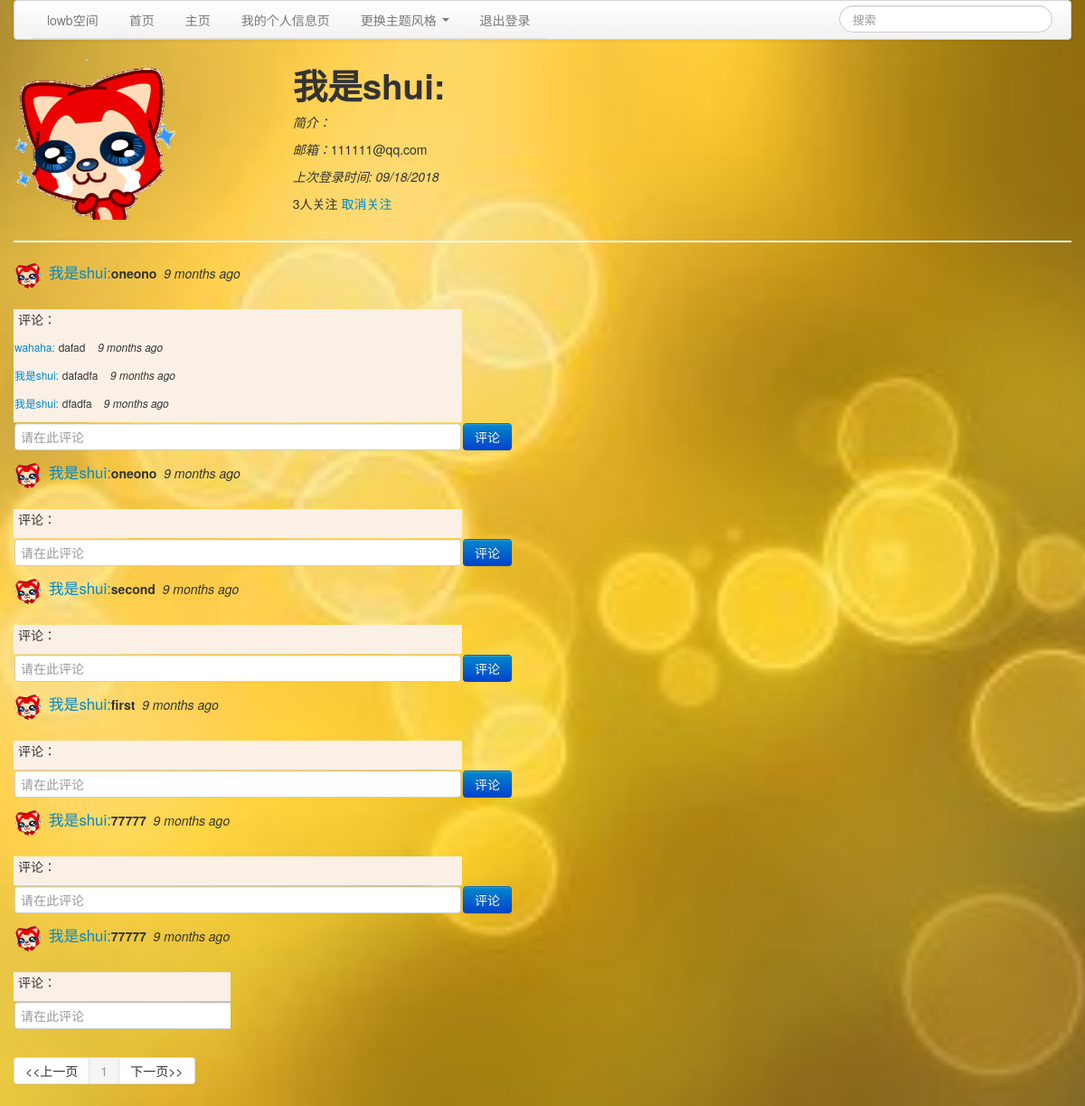
The page /user/我是shui/1 (signed in) on the database its author committed.
### app/models.py (models this page shows, shortened)
class User(db.Model):
	id = db.Column(db.Integer,primary_key=True)
	nickname = db.Column(db.String(64),index= True,unique=True)
	email = db.Column(db.String(120),index= True,unique=True)#对字段修改migrate好像无效
	posts = db.relationship('Post',backref='author',lazy='dynamic')
	about_me = db.Column(db.String(140))
	last_seen = db.Column(db.DateTime)
	fav = db.Column(db.String(64))
	img = db.Column(db.String(64))
	followed =db.relationship('User',
							secondary = followers,
							primaryjoin = (followers.c.follower_id == id),
							secondaryjoin = (followers.c.followed_id == id),
							backref =db.backref('followers',lazy ='dynamic'),
							lazy='dynamic')
	def is_following(self,user):
		return self.followed.filter(followers.c.followed_id == user.id).count() > 0
	def avatar(self):
		return self.img
	def is_authenticated(self):
		return True

class Post(db.Model):
	__searchable__ = ['body']
	id = db.Column(db.Integer,primary_key =True)
	body = db.Column(db.String(140))
	timestamp =db.Column(db.DateTime)
	user_id = db.Column(db.Integer,db.ForeignKey('user.id'))
	mark = db.Column(db.Integer)#设为隐私标记，仅自己可见
	review = db.relationship('Comment', backref='post', lazy='dynamic')
	def post_comments(self):
		return self.review.order_by(Comment.timestamp.desc())

class Comment(db.Model):
	id = db.Column(db.Integer, primary_key=True)
	observer = db.Column(db.String(64),index= True)
	comment_id = db.Column(db.Integer, db.ForeignKey('post.id'))
	content = db.Column(db.String(140))  # 评论功能
	timestamp = db.Column(db.DateTime)

### app/views.py (the view)
@app.route('/user/<nickname>')
@app.route('/user/<nickname>/<int:page>')
@login_required
def user(nickname,page=1):
	user = User.query.filter_by(nickname=nickname).first()
	if user == None:
		flash('用户:'+nickname+'未找到！！')
		return redirect(url_for('index'))
	posts = user.posts.order_by(Post.timestamp.desc()).paginate(page, POSTS_PER_PAGE, False)
	return render_template('user.html',
							user=user,
							background= g.user.fav,
							title='个人信息页',
							posts=posts)

### app/forms.py
class SearchForm(Form):
	search = StringField('search', validators=[DataRequired()])

class CommentForm(Form):
	comment = StringField('comment', validators=[DataRequired()])

### app/momentjs.py (called while the page is built)
	def render(self,format):
		return Markup("<script>\ndocument.write(moment(\"%s\").%s);\n</script>" % (self.timestamp.strftime("%Y-%m-%dT%H:%M:%S Z"), format))

	def calendar(self):
		return self.render("calendar()")

	def fromNow(self):
		return self.render("fromNow()")

### app/views.py (called while the page is built)
@app.before_request
def before_request():
	g.user = current_user
	if g.user.is_authenticated():
		g.user.last_seen = datetime.utcnow()
		db.session.add(g.user)
		db.session.commit()
		g.search_form = SearchForm()
		g.form2 = CommentForm()

@lm.user_loader
def load_user(id):
	return User.query.get(int(id))

### app/templates/user.html
{% extends "base.html"%}
{%block content%}
<table>
    <tr valign="top">
        <td><img src="{{user.avatar()}}"width="178" height="200"></td>
        <td>
			<h1>{{user.nickname}}:</h1>
			<p><i>简介：</i>{% if user.about_me %}{{user.about_me}}</p>{% endif %}
			<p><i>邮箱：</i>{{user.email}}</p>
			{% if user.last_seen %}
			<p><em>上次登录时间: {{momentjs(user.last_seen).calendar()}}</em></p>{% endif %}
			<p>{{user.followers.count()}}人关注
			{% if user.id == g.user.id %}
				<a href="{{url_for('edit')}}">|编辑个人信息</a>
				<a href="{{url_for('change_avatar')}}">|换头像</a>
			{%elif not g.user.is_following(user)%}
				<a href="{{url_for('follow',nickname=user.nickname)}}">关注</a>
			{%else%}
				<a href="{{url_for('unfollow',nickname=user.nickname)}}">取消关注</a>
			{% endif %}
			</p>
		</td>
	</tr>
</table>
<hr>
{% for post in posts.items %}
	{%if post.author.id==g.user.id%}
	{%include 'post.html'%}
	{%elif post.mark==0%}
	{%include 'post.html'%}
	{%endif%}
{% endfor %}
<div class="pagination">
  <ul>
    <li>{% if posts.has_prev %}<a href="{{ url_for('user',nickname=user.nickname,page = posts.prev_num) }}"><<上一页</a>{% else %}<span><<上一页</span>{% endif %}</li>
    {%for p in posts.iter_pages(left_edge=2,left_current=2,right_current=5,right_edge=2)%}
		{% if p %}
			{% if p == posts.page %}
			<li class="active"><a href="{{ url_for('user',nickname=user.nickname,page = p) }}">{{p}}</a></li>
			{% else %}
			<li><a href="{{ url_for('user',nickname=user.nickname,page = p) }}">{{p}}</a></li>
			{%endif%}
		{%endif%}
	{%endfor%}
    <li>{% if posts.has_next %}<a href="{{ url_for('user',nickname=user.nickname,page = posts.next_num) }}">下一页>></a>{% else %}<span>下一页>></span>{% endif %}</li>
  </ul>
</div>
{% endblock %}

### app/templates/base.html (shortened to what this page needs)
<!DOCTYPE html>
<html>
  <head>
    <link href="/static/css/bootstrap.min.css" rel="stylesheet" media="screen">
    <link href="/static/css/bootstrap-responsive.min.css" rel="stylesheet">
  </head>
  <body>
    <div class="container">
      <div class="navbar">
        <div class="navbar-inner">
			<ul class="nav nav-tabs">
				<li class="navbar-header">
					<a class="navbar-brand" href="#">lowb空间</a>
				</li>
				<li>
					<a href="/index">首页</a></li>
				{%if g.user.is_authenticated()%}
				<li>
					<a href="/index">主页</a><li>
				<li>
					<a href="{{url_for('user',nickname=g.user.nickname)}}">我的个人信息页</a><li>
				<li class="dropdown">
					<a class="dropdown-toggle" data-toggle="dropdown" href="#">更换主题风格
						<span class="caret"></span></a>
				<li>
					<a href="{{url_for('logout')}}">退出登录</a><li>
				{% endif %}
			</ul>
		  <div class="nav-collapse collapse">
			{%if g.user.is_authenticated()%}
			<form class="navbar-search pull-right" action="{{url_for('search')}}" method="post" name="search">{{g.search_form.hidden_tag()}}{{g.search_form.search(placeholder="搜索",class="search-query")}}</form>
			{% endif %}
		  </div>
		</div>
	  </div>
      <div class="row">
        <div class="span12">
		  {%block content%}{%endblock%}
		</div>
	  </div>
	</div>
  </body>
</html>

### app/templates/post.html (shortened to what this page needs)
<table>
    <tr valign="top">
        <td><p><a href="{{url_for('user', nickname = post.author.nickname)}}"><img src="{{post.author.avatar()}}"width="30" class="img-circle">
			&nbsp;<big><a href="{{url_for('user', nickname = post.author.nickname)}}">{{post.author.nickname}}:</a></big><strong>{{post.body}}</strong><i>&nbsp;&nbsp;{{momentjs(post.timestamp).fromNow()}}</i></big></p>
		</td>
	</tr>
	<tr valign="middle">
		<td>
		</td>
    </tr>
	<tr valign="top">
	  <td style="background-color:#FAF0E6;" width="480">
	  {%if post.post_comments()%}
	    <p><span>&nbsp;评论：</span></p>
		{%for comment in post.post_comments()%}
		<p><span>{%include 'comment.html'%}</span></p>
		{%endfor%}
	  {%else%}
	  <p>暂无评论</p>
	  {%endif%}
	  </td>
	</tr>
	<tr valign="middle">
		<form action="{{url_for('comment',id=post.id)}}" method="post" name="comment">
			<td width="120">
				{{g.form2.hidden_tag()}}{{g.form2.comment(style="width:480px;",placeholder="请在此评论")}}
			</td>
			<td width="120">
				<div class="control-group" >
				  <div class="controls">
				    <input class="btn btn-primary" type="submit" value="评论">
				  </div>
				</div>
			</td>
		</form>
	</tr>
</table>

### app/templates/comment.html (shortened to what this page needs)
<p>
	<a href="{{url_for('user', nickname = comment.observer)}}"><small>{{comment.observer}}:</small></a>
	<span><small>{{comment.content}}</small></span>
	<span><small><i>&nbsp;&nbsp;&nbsp;{{momentjs(comment.timestamp).fromNow()}}</i></small></span>
</p>

### rows shown on the page
User: avatar (picture), nickname "我是shui", email "111111@qq.com"
Post: author.avatar (picture), author.nickname "我是shui", body "oneono"
Comment: observer "wahaha", content "dafad"
Comment: observer "我是shui", content "dafadfa"
Comment: observer "我是shui", content "dfadfa"
Post: author.avatar (picture), author.nickname "我是shui", body "oneono"
Post: author.avatar (picture), author.nickname "我是shui", body "second"
Post: author.avatar (picture), author.nickname "我是shui", body "first"
Post: author.avatar (picture), author.nickname "我是shui", body "77777"
Post: author.avatar (picture), author.nickname "我是shui", body "77777"

### other values the page prints
{{ user.followers.count() }} "3"
{{ p }} "1"
